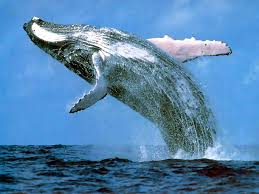
#> input picture 01_openCV/images/whale8.jpg, 259 x 194 px
$ python 02_contrast.py
#> lines starting #> are read from the running program, lines starting #| are printed output that depends on the picture
import cv2
import numpy as np

img = cv2.imread("./images/whale8.jpg", 0)
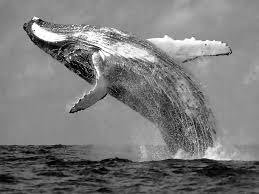
#> img: shape (194, 259); min 0, max 255, mean 123.6

cv2.imshow("Original Image", img)
cv2.waitKey(0)
cv2.imwrite('./images/whale8_gray.png',img)

#Min max stretch
imgstretched = np.zeros(np.shape(img), dtype=np.uint8)
cv2.normalize(img, imgstretched, 0, 255, cv2.NORM_MINMAX)
cv2.imshow("Min max stretch", imgstretched)
cv2.waitKey(0)

## Histogram equalization
histeqimg = cv2.equalizeHist(img)
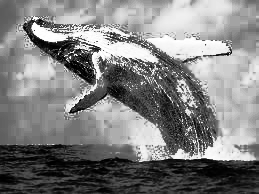
#> histeqimg: shape (194, 259); min 0, max 255, mean 128.8
cv2.imshow("Histogram Equalization", histeqimg)
cv2.waitKey(0)


cv2.destroyAllWindows()

$ run again, with 01_openCV/images/playa.jpg copied over 01_openCV/images/whale8.jpg
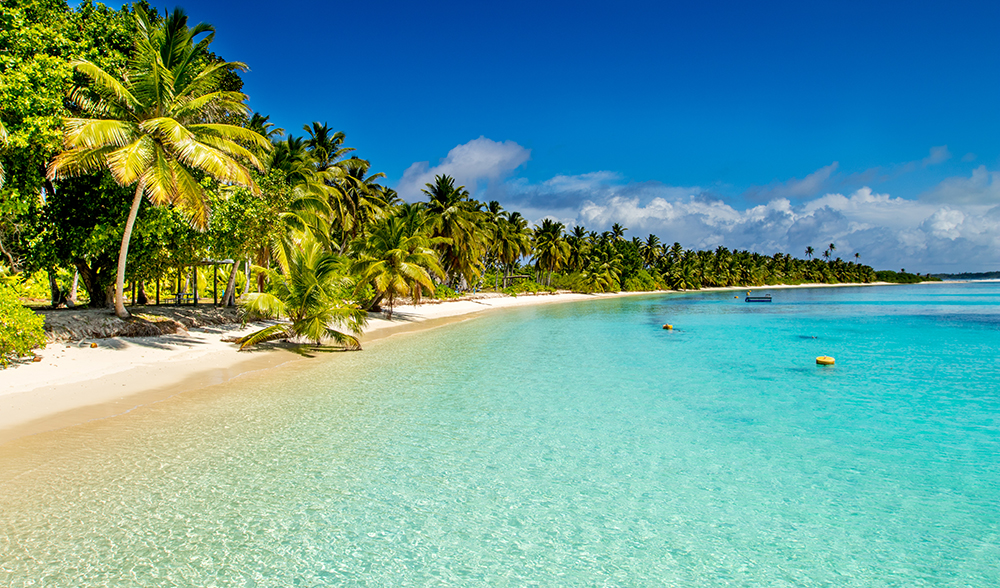
#> input picture 01_openCV/images/playa.jpg, 1000 x 588 px
#> `img = cv2.imread("./images/whale8.jpg", 0)`:
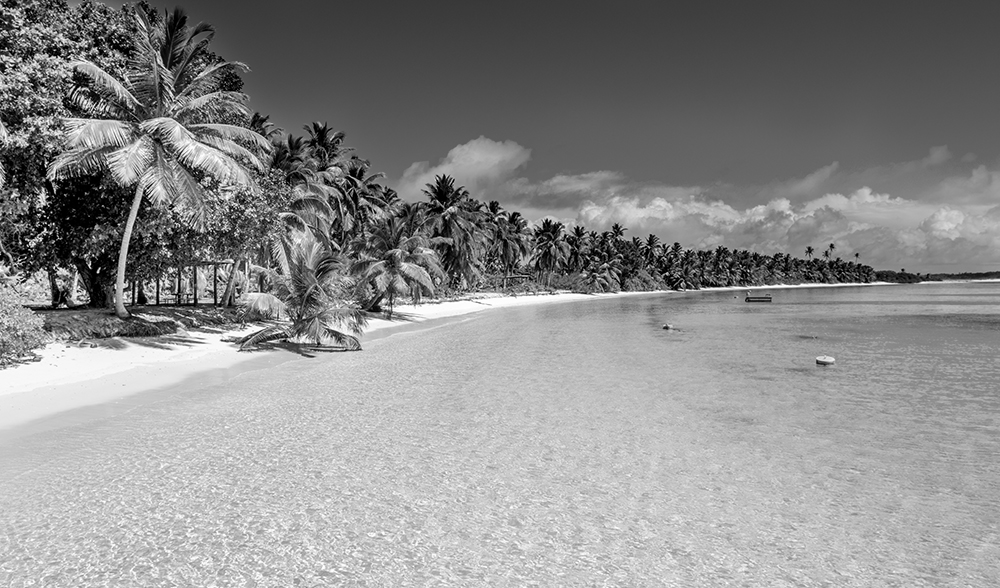
#> img: shape (588, 1000); min 0, max 255, mean 139.9
#> `histeqimg = cv2.equalizeHist(img)`:
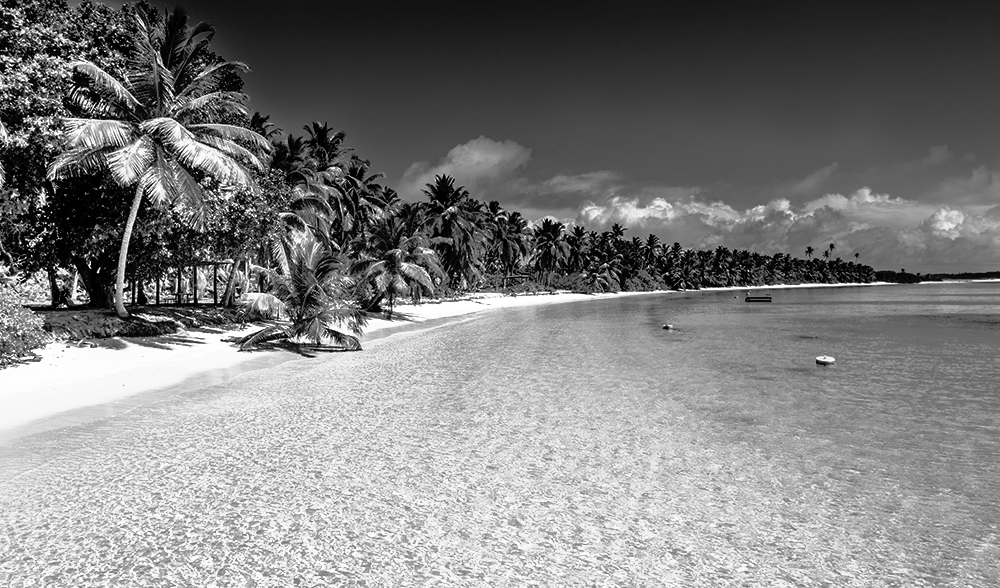
#> histeqimg: shape (588, 1000); min 0, max 255, mean 127.3
